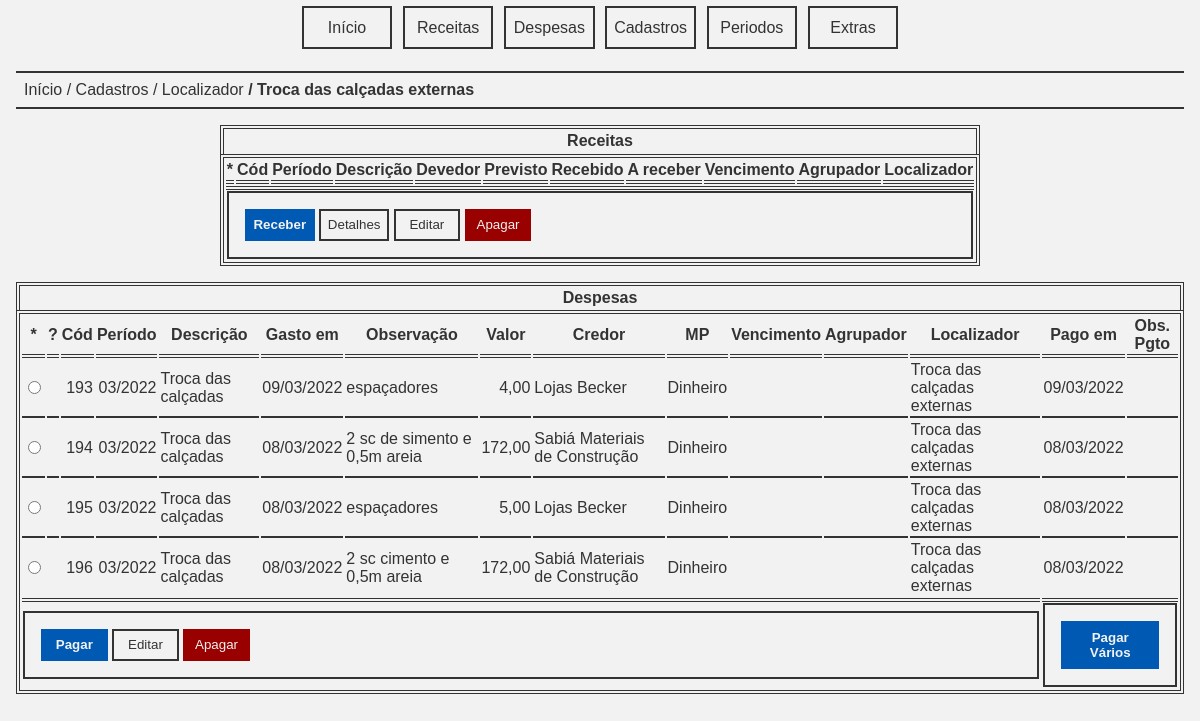
The app's page /localizador.php?localizador=Troca das calçadas externas with its own data.
### tables this page shows
CREATE TABLE IF NOT EXISTS `despesas` (
  `cod` int(11) NOT NULL AUTO_INCREMENT,
  `periodo` int(11) NOT NULL,
  `descricao` varchar(255) NOT NULL,
  `valor` decimal(10,2) NOT NULL,
  PRIMARY KEY (`cod`)
);

CREATE TABLE IF NOT EXISTS `gastos` (
  `cod` int(11) NOT NULL AUTO_INCREMENT,
  `despesa` int(11) NOT NULL,
  `gastoem` date NOT NULL,
  `observacao` varchar(255) DEFAULT NULL,
  `valor` decimal(10,2) NOT NULL,
  `credor` varchar(255) NOT NULL,
  `mp` varchar(255) NOT NULL,
  `vencimento` date DEFAULT NULL,
  `agrupador` varchar(255) DEFAULT NULL,
  `localizador` varchar(255) DEFAULT NULL,
  `pagoem` date DEFAULT NULL,
  `observacao_pgto` varchar(255) DEFAULT NULL,
  PRIMARY KEY (`cod`)
);

### app/periodo.php (called while the page is built, shortened)
<?php
require_once '../app/despesa.php';
function periodo2int(string $periodo): int {
    $dt = date_create_from_format('Y-m', $periodo);
    return (int) $dt->format('Ym');
}
function int2periodo(int $periodo): string {
    $dt = date_create_from_format('Ym', $periodo);
    return $dt->format('Y-m');
}
function format_periodo(string $periodo): string {
    $dt = date_create_from_format('Y-m', $periodo);
    return $dt->format('m/Y');
}
function format_date(string $date): string {
    if ($date === '0000-00-00')
        return '';
    $dt = date_create_from_format('Y-m-d', $date);
    return $dt->format('d/m/Y');
}

### app/despesa.php (called while the page is built, shortened)
<?php
require_once 'periodo.php';
function gastos_filtrar(string $periodoInicial, string $periodoFinal, string $gastoemInicial, string $gastoemFinal, string $vencimentoInicial, string $vencimentoFinal, string $pagoemInicial, string $pagoemFinal, string $observacao, string $observacao_pgto, string $credor, string $mp, float $valorInicial, float $valorFinal, string $agrupador, string $localizador): array {
    $dbh = connect();
    $stmt = $dbh->prepare('SELECT despesas.periodo AS periodo, despesas.descricao AS descricao, gastos.* FROM despesas, gastos WHERE despesas.cod = gastos.despesa AND (despesas.periodo BETWEEN :periodoInicial AND :periodoFinal) AND (gastos.gastoem BETWEEN :gastoemInicial AND :gastoemFinal) AND (gastos.vencimento BETWEEN :vencimentoInicial AND :vencimentoFinal) AND (gastos.pagoem BETWEEN :pagoemInicial AND :pagoemFinal) AND (gastos.observacao LIKE :observacao) AND (gastos.observacao_pgto LIKE :observacao_pgto) AND (gastos.credor LIKE :credor) AND (gastos.mp LIKE :mp) AND (gastos.valor BETWEEN :valorInicial AND :valorFinal) AND (gastos.agrupador LIKE :agrupador) AND (gastos.localizador LIKE :localizador);');
    $data = [
        'periodoInicial' => periodo2int($periodoInicial),
        'periodoFinal' => periodo2int($periodoFinal),
        'gastoemInicial' => $gastoemInicial,
        'gastoemFinal' => $gastoemFinal,
        'vencimentoInicial' => $vencimentoInicial,
        'vencimentoFinal' => $vencimentoFinal,
        'pagoemInicial' => $pagoemInicial,
        'pagoemFinal' => $pagoemFinal,
        'observacao' => $observacao,
        'observacao_pgto' => $observacao_pgto,
        'credor' => $credor,
        'mp' => $mp,
        'valorInicial' => $valorInicial,
        'valorFinal' => $valorFinal,
        'agrupador' => $agrupador,
        'localizador' => $localizador
    ];
    if ($stmt->execute($data) === false) {
        trigger_error("Falha ao filtrar os gastos.", E_USER_ERROR);
    }
    $data = $stmt->fetchAll();
    return $data;
}

### app/valor.php (called while the page is built, shortened)
<?php
function currency(float $valor): string {
    $num = number_format($valor, 2, ',', '.');
    return $num;
}

### public/localizador.php (the view, shortened to what this page needs)
<?php
require '../tpl/pageh.php';
require_once '../app/valor.php';
require_once '../app/despesa.php';
if(key_exists('localizador', $_GET)){
    $localizador = $_GET['localizador'];
}else{
    trigger_error('Localizador não informado.', E_USER_ERROR);
}
$gastos = gastos_filtrar('0000-00', '9999-12', '0000-00-00', '9999-12-31', '0000-00-00', '9999-12-31', '0000-00-00', '9999-12-31', '%', '%', '%', '%', PHP_INT_MIN, PHP_INT_MAX, '%', $localizador);
?>
<nav class="breadcrumb">
    <a class="item" href="index.php">Início</a>
    <a class="item" href="cadastros.php">Cadastros</a>
    <a class="item" href="localizadores.php">Localizador</a>
    <a class="item"><?=$localizador;?></a>
</nav>
<div class="container" style="margin: 1em;">
    <table class="table" style="margin-left: auto; margin-right: auto;">
        <caption>Receitas</caption>
        <thead>
            <tr>
                <th>*</th>
                <th>Cód</th>
                <th>Período</th>
                <th>Descrição</th>
                <th>Devedor</th>
                <th>Previsto</th>
                <th>Recebido</th>
                <th>A receber</th>
                <th>Vencimento</th>
                <th>Agrupador</th>
                <th>Localizador</th>
            </tr>
        </thead>
        <tfoot>
            <tr>
                <td colspan="11">
                    <form id="processar_receita" class="buttons">
                        <button type="submit" class="button primary" formaction="receber.php" formmethod="GET">Receber</button>
                        <button type="submit" class="button" formaction="receita_detalhes.php" formmethod="GET">Detalhes</button>
                        <button type="submit" class="button" formaction="receita_editar.php" formmethod="GET">Editar</button>
                        <button type="submit" class="button error" formaction="receita_apagar.php" formmethod="GET">Apagar</button>
                    </form>
                </td>
            </tr>
        </tfoot>
    </table>
</div>
<div class="container" style="margin: 1em;">
    <table class="table" style="margin-left: auto; margin-right: auto;">
        <caption>Despesas</caption>
        <thead>
            <tr>
                <th>*</th>
                <th>?</th>
                <th>Cód</th>
                <th>Período</th>
                <th>Descrição</th>
                <th>Gasto em</th>
                <th>Observação</th>
                <th>Valor</th>
                <th>Credor</th>
                <th>MP</th>
                <th>Vencimento</th>
                <th>Agrupador</th>
                <th>Localizador</th>
                <th>Pago em</th>
                <th>Obs. Pgto</th>
            </tr>
        </thead>
        <tbody>
            <?php foreach ($gastos as $item): ?>
                <tr>
                    <td>
                        <input type="radio" name="cod" form="processar_gasto" value="<?=$item['cod'];?>">
                    </td>
                    <td>
                    </td>
                    <td style="text-align: right"><?= $item['cod']; ?></td>
                    <td style="text-align: right"><?= format_periodo(int2periodo($item['periodo'])); ?></td>
                    <td>
                        <a href="despesa_detalhes.php?despesa=<?= $item['despesa']; ?>"><?= $item['descricao']; ?></a>
                    </td>
                    <td><?= format_date($item['gastoem']);?></td>
                    <td><?= $item['observacao'];?></td>
                    <td style="text-align: right"><?= currency($item['valor']); ?></td>
                    <td><?= $item['credor'];?></td>
                    <td><?= $item['mp'];?></td>
                    <td><?= format_date($item['vencimento']);?></td>
                    <td><?= $item['agrupador'];?></td>
                    <td><?= $item['localizador'];?></td>
                    <td><?= format_date($item['pagoem']);?></td>
                    <td><?= $item['observacao_pgto'];?></td>
                </tr>
            <?php endforeach; ?>
        </tbody>
        <tfoot>
            <tr>
                <td colspan="13">
                    <form id="processar_gasto" class="buttons">
                        <button type="submit" class="button primary" formaction="pagar.php" formmethod="GET">Pagar</button>
                        <button type="submit" class="button" formaction="gasto_editar.php" formmethod="GET">Editar</button>
                        <button type="submit" class="button error" formaction="gasto_apagar.php" formmethod="GET">Apagar</button>
                    </form>
                </td>
                <td colspan="2">
                    <form id="pagar_varios" class="buttons">
                        <button type="submit" class="button primary" formaction="pagar_varios.php" formmethod="POST">Pagar Vários</button>
                    </form>
                </td>
            </tr>
        </tfoot>
    </table>
</div>
<?php require '../tpl/pagef.php'; ?>

### public/assets/css/basic.css (style rules this page uses)
:root { --tc: #333333; --bgc: #f2f2f2; --dc: #0059b3; --dac: #0073e6; --ec: #990000; --eac: #b30000; --sc: #009900; --sac: #006600; --wc: #ff9900; --wac: #cc7a00; }
body { color: var(--tc); font-family: sans-serif; background-color: var(--bgc); padding: 0; margin: 0; }
a { text-decoration: none; color: var(--tc); font-style: normal; }
.item { font-style: normal; }
.container { margin: 1em; padding: 0; border: none; }
.breadcrumb { margin: 1em; font-style: italic; border-top: solid 0.15em var(--tc); border-bottom: solid 0.15em var(--tc); padding: 0.5em; }
.breadcrumb > .item::before { content: " / "; }
.breadcrumb > .item:first-child::before { content: ""; }
.breadcrumb > .item:last-child { font-weight: bold; }
.buttons { border: solid 0.15em var(--tc); padding: 1em; }
.button { background: transparent; border: solid 0.15em var(--tc); padding: 0.5em; min-width: 5em; color: var(--tc); }
.button.primary { background-color: var(--dc); border: solid 0.15em var(--dc); color: var(--bgc); font-weight: bold; }
.button.error { background-color: var(--ec); border: solid 0.15em var(--ec); color: var(--bgc); }
.table { border: double 0.25em var(--tc); margin: 0.2em; }
.table > tbody > tr > td { border-bottom: solid 0.15em var(--tc); }
.table > tbody > tr:last-child > td { border-bottom: none; }
.table > thead > tr > th, .table > tfoot > tr > th { font-weight: bold; }
.table > thead > tr > th, .table > thead > tr > td { border-bottom: double 0.25em var(--tc); }
.table > tfoot > tr > th, .table > tfoot > tr > td { border-top: double 0.25em var(--tc); }
.table > caption { border-top: double 0.25em var(--tc); border-left: double 0.25em var(--tc); border-right: double 0.25em var(--tc); font-weight: bold; padding: 0.2em; }

### records on screen
despesas: gastos.cod "193", periodo "03/2022", descricao "Troca das calçadas", gastos.gastoem "09/03/2022", gastos.observacao "espaçadores", gastos.valor "4,00", gastos.credor "Lojas Becker", gastos.mp "Dinheiro", gastos.localizador "Troca das calçadas externas", gastos.pagoem "09/03/2022", gastos.cod "194", gastos.gastoem "08/03/2022", gastos.observacao "2 sc de simento e 0,5m areia", gastos.valor "172,00", gastos.credor "Sabiá Materiais de Construção", gastos.pagoem "08/03/2022", gastos.cod "195", gastos.valor "5,00", gastos.cod "196", gastos.observacao "2 sc cimento e 0,5m areia"

### other values on screen
$localizador "Troca das calçadas externas"
